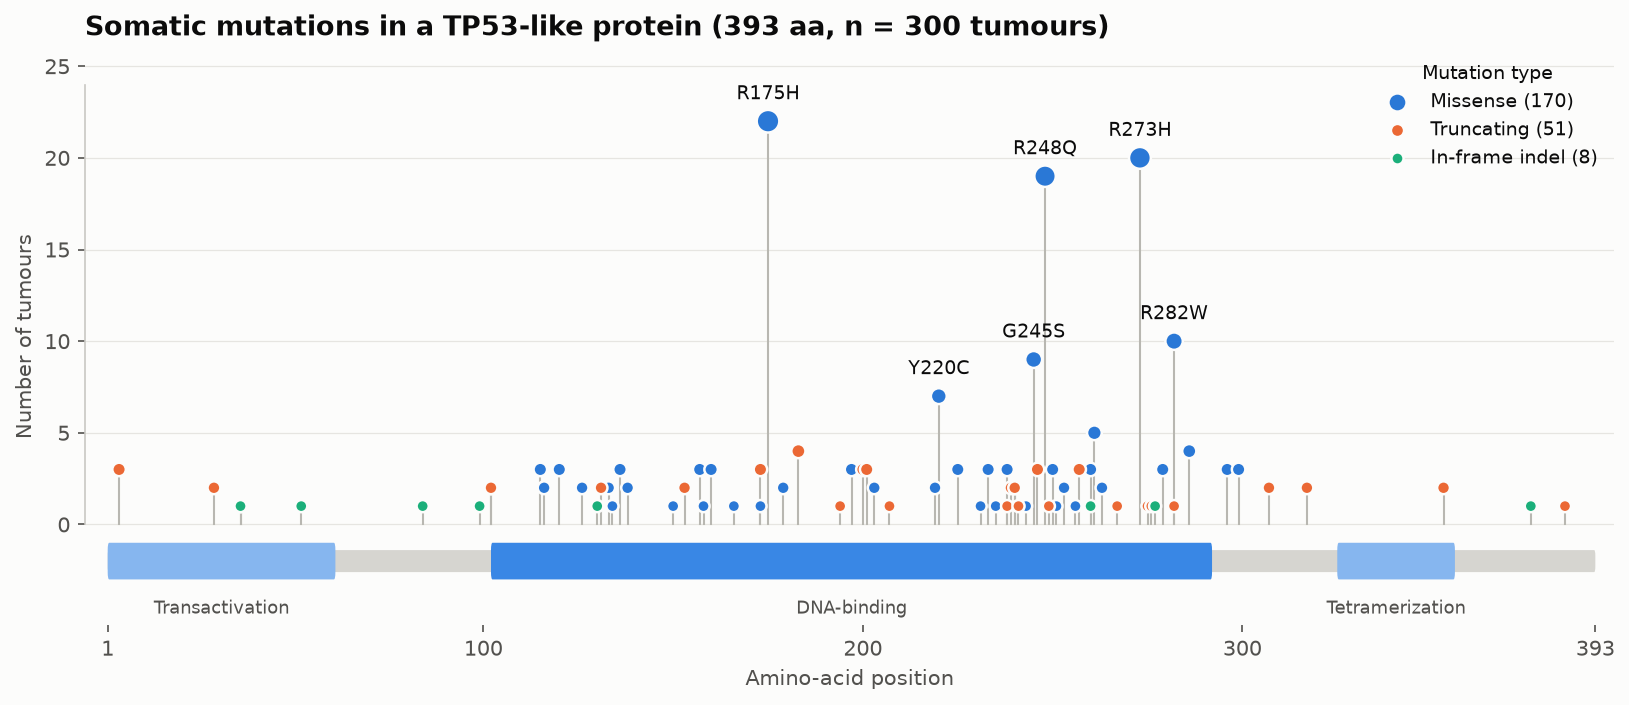

Here is the Python script that generated this plot:
"""
Mutation Lollipop Plot  -  family: Scientific & clinical

DESIGN PURPOSE
Draws a protein as a horizontal bar with its functional domains, and places a
lollipop at each mutated amino acid position. Stem height is the number of
patients with that mutation and head color is the mutation type, so hotspots
and their location relative to domains are visible at once.

WHEN TO USE
  - Show where mutations fall along one gene or protein in a cohort
  - Identify hotspots and whether they cluster in a functional domain
  - Contrast hotspot mutations (oncogene pattern) with scattered truncating
    mutations (tumour-suppressor pattern)

AVOID WHEN
  - Comparing many genes (use an oncoprint or frequency bars)
  - Mutations are too dense to separate at the plotted resolution (bin
    positions or zoom into a domain)

ALTERNATIVES
  - OncoPrint
  - Histogram of mutation positions

EXAMPLE
Somatic mutations in a TP53-like protein (393 amino acids) across 300
synthetic tumours, with hotspots in the DNA-binding domain.

Run:  python mutation_lollipop.py
"""
import sys
from pathlib import Path

import numpy as np
import pandas as pd
import matplotlib.pyplot as plt

# Library style: categorical colors in fixed order, recessive axes, hairline grid.
PALETTE = ["#2a78d6", "#eb6834", "#1baf7a", "#eda100",
           "#e87ba4", "#008300", "#6250d6", "#e34948"]
SEQ_CMAP = "Blues"      # sequential: one hue, light -> dark
DIV_CMAP = "RdBu_r"     # diverging: two opposite hues, neutral midpoint
GRAY = "#b8b7b1"        # de-emphasised marks
plt.rcParams.update({
    "figure.figsize": (8, 4.8), "figure.dpi": 110, "figure.facecolor": "#fcfcfb",
    "axes.facecolor": "#fcfcfb", "axes.edgecolor": "#c9c8c3", "axes.linewidth": 0.8,
    "axes.spines.top": False, "axes.spines.right": False,
    "axes.grid": True, "grid.color": "#e6e5e1", "grid.linewidth": 0.6, "axes.axisbelow": True,
    "axes.prop_cycle": plt.cycler(color=PALETTE),
    "axes.titlesize": 13, "axes.titleweight": "bold", "axes.titlelocation": "left",
    "axes.labelcolor": "#52514e", "xtick.color": "#52514e", "ytick.color": "#52514e",
    "text.color": "#0b0b0b", "font.size": 10, "lines.linewidth": 2,
    "legend.frameon": False,
})

from matplotlib.patches import FancyBboxPatch

# --- Example data ------------------------------------------------------------
rng = np.random.default_rng(53)
length = 393
domains = [("Transactivation", 1, 61), ("DNA-binding", 102, 292), ("Tetramerization", 325, 356)]
hotspots = {175: ("R175H", 22), 245: ("G245S", 9), 248: ("R248Q", 18), 273: ("R273H", 20), 282: ("R282W", 10),
            220: ("Y220C", 7)}
rows = [{"pos": p, "change": name, "type": "Missense", "count": c} for p, (name, c) in hotspots.items()]
for p in rng.integers(100, 300, 40):                        # sporadic missense, mostly in DNA-binding domain
    rows.append({"pos": int(p), "change": f"p.{p}", "type": "Missense", "count": int(rng.integers(1, 4))})
for p in rng.integers(1, length, 28):                      # truncating mutations anywhere
    rows.append({"pos": int(p), "change": f"p.{p}*", "type": "Truncating", "count": int(rng.integers(1, 4))})
for p in rng.integers(1, length, 8):
    rows.append({"pos": int(p), "change": f"p.{p}del", "type": "In-frame indel", "count": 1})
muts = pd.DataFrame(rows).groupby(["pos", "type"], as_index=False).agg(count=("count", "sum"), change=("change", "first"))
muts.sort_values("count", ascending=False).head()

# --- Plot --------------------------------------------------------------------
type_color = {"Missense": PALETTE[0], "Truncating": PALETTE[1], "In-frame indel": PALETTE[2]}
fig, ax = plt.subplots(figsize=(11, 4.8))
for _, r in muts.iterrows():
    ax.plot([r["pos"], r["pos"]], [0, r["count"]], color="#b8b7b1", linewidth=1, zorder=1)
for t, col in type_color.items():
    sub = muts[muts["type"] == t]
    ax.scatter(sub["pos"], sub["count"], s=30 + sub["count"] * 4, color=col, edgecolor="#fcfcfb",
               linewidth=1.2, zorder=3, label=f"{t} ({sub['count'].sum()})")
for p, (name, c) in hotspots.items():
    ax.text(p, muts.loc[muts["pos"] == p, "count"].max() + 1.2, name, ha="center", fontsize=9, color="#0b0b0b")
# protein backbone and domains (drawn below zero)
ax.add_patch(FancyBboxPatch((1, -2.6), length - 1, 1.2, boxstyle="round,pad=0,rounding_size=0.3",
                            color="#d6d5d0", linewidth=0))
for (name, s, e), col in zip(domains, ["#86b6ef", "#3987e5", "#86b6ef"]):
    ax.add_patch(FancyBboxPatch((s, -3.0), e - s, 2.0, boxstyle="round,pad=0,rounding_size=0.4", color=col, linewidth=0))
    ax.text((s + e) / 2, -4.1, name, ha="center", va="top", fontsize=8.5, color="#52514e")
ax.set_xlim(-5, length + 5)
ax.set_ylim(-5.5, muts["count"].max() + 4)
ax.spines["bottom"].set_visible(False)
ax.set_yticks(range(0, int(muts["count"].max()) + 5, 5))
ax.spines["left"].set_bounds(0, muts["count"].max() + 2)
ax.set_ylabel("Number of tumours")
ax.set_xlabel("Amino-acid position")
ax.set_xticks([1, 100, 200, 300, length])
ax.grid(axis="x", visible=False)
ax.set_title(f"Somatic mutations in a TP53-like protein ({length} aa, n = 300 tumours)")
ax.legend(loc="upper right", title="Mutation type", fontsize=9, title_fontsize=9)
fig.tight_layout()

# --- Save / show -------------------------------------------------------------
out = Path(__file__).with_name(Path(__file__).stem + ".png")
fig.savefig(out, dpi=150, bbox_inches="tight")
print(f"saved {out}")
if "--no-show" not in sys.argv:
    plt.show()
